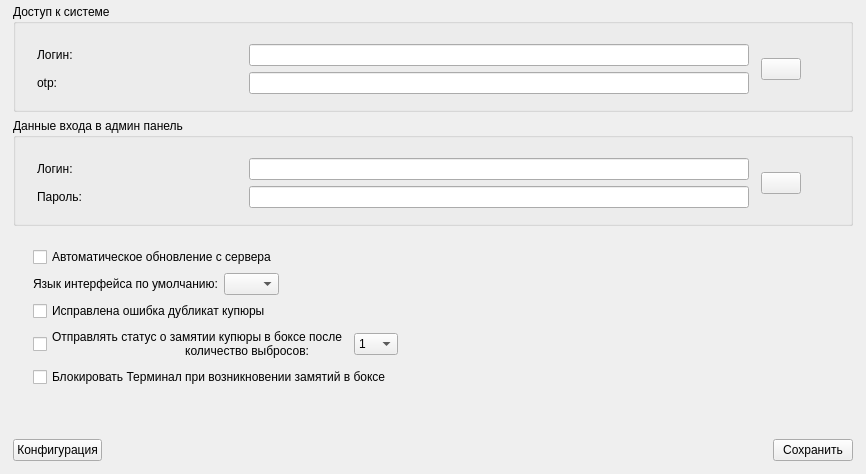
                <widget class="QWidget" name="tab_5">
                  <attribute name="icon">
                    <iconset resource="../../ekiosk.qrc">
                      <normaloff>:/assets/icons/reg_18.png</normaloff>:/assets/icons/reg_18.png</iconset>
                  </attribute>
                  <attribute name="title">
                    <string />
                  </attribute>
                  <layout class="QVBoxLayout" name="verticalLayout_50">
                    <property name="topMargin">
                      <number>2</number>
                    </property>
                    <item>
                      <layout class="QVBoxLayout" name="verticalLayout_30">
                        <property name="spacing">
                          <number>6</number>
                        </property>
                        <property name="margin" stdset="0">
                          <number>2</number>
                        </property>
                        <item>
                          <widget class="QGroupBox" name="gbxAdminAvtorizationTerminal">
                            <property name="title">
                              <string>Доступ к системе</string>
                            </property>
                            <layout class="QVBoxLayout" name="verticalLayout_33">
                              <property name="topMargin">
                                <number>20</number>
                              </property>
                              <property name="bottomMargin">
                                <number>15</number>
                              </property>
                              <item>
                                <layout class="QGridLayout" name="gridLayout_14">
                                  <property name="leftMargin">
                                    <number>12</number>
                                  </property>
                                  <property name="horizontalSpacing">
                                    <number>12</number>
                                  </property>
                                  <item row="0" column="1">
                                    <widget class="QLineEdit" name="editAdminLoginTrm">
                                      <property name="minimumSize">
                                        <size>
                                          <width>500</width>
                                          <height>0</height>
                                        </size>
                                      </property>
                                    </widget>
                                  </item>
                                  <item row="0" column="0">
                                    <widget class="QLabel" name="lblAdminSetingsInfo2">
                                      <property name="minimumSize">
                                        <size>
                                          <width>200</width>
                                          <height>0</height>
                                        </size>
                                      </property>
                                      <property name="text">
                                        <string>Логин:</string>
                                      </property>
                                    </widget>
                                  </item>
                                  <item row="0" column="3">
                                    <spacer name="horizontalSpacer_2">
                                      <property name="orientation">
                                        <enum>Qt::Horizontal</enum>
                                      </property>
                                      <property name="sizeHint" stdset="0">
                                        <size>
                                          <width>40</width>
                                          <height>20</height>
                                        </size>
                                      </property>
                                    </spacer>
                                  </item>
                                  <item row="1" column="0">
                                    <widget class="QLabel" name="lblAdminSetingsInfo3">
                                      <property name="text">
                                        <string>otp:</string>
                                      </property>
                                    </widget>
                                  </item>
                                  <item row="0" column="2" rowspan="2">
                                    <widget class="QPushButton" name="btnAdminSaveTerminalAccept">
                                      <property name="text">
                                        <string />
                                      </property>
                                      <property name="icon">
                                        <iconset resource="../../ekiosk.qrc">
                                          <normaloff>:/assets/icons/reg_6.png</normaloff>
                                          :/assets/icons/reg_6.png</iconset>
                                      </property>
                                      <property name="iconSize">
                                        <size>
                                          <width>64</width>
                                          <height>64</height>
                                        </size>
                                      </property>
                                    </widget>
                                  </item>
                                  <item row="1" column="1">
                                    <widget class="QLineEdit" name="editAdminPassTrm">
                                      <property name="echoMode">
                                        <enum>QLineEdit::Normal</enum>
                                      </property>
                                    </widget>
                                  </item>
                                </layout>
                              </item>
                            </layout>
                          </widget>
                        </item>
                        <item>
                          <widget class="QGroupBox" name="gbxAdminAvtorizationToAdmin">
                            <property name="title">
                              <string>Данные входа в админ панель</string>
                            </property>
                            <layout class="QVBoxLayout" name="verticalLayout_34">
                              <property name="topMargin">
                                <number>20</number>
                              </property>
                              <property name="bottomMargin">
                                <number>15</number>
                              </property>
                              <item>
                                <layout class="QGridLayout" name="gridLayout_15" rowstretch="0,0"
                                  columnstretch="0,0,0,0" rowminimumheight="0,0">
                                  <property name="leftMargin">
                                    <number>12</number>
                                  </property>
                                  <property name="horizontalSpacing">
                                    <number>12</number>
                                  </property>
                                  <item row="0" column="0">
                                    <widget class="QLabel" name="lblAdminSetingsInfo5">
                                      <property name="enabled">
                                        <bool>true</bool>
                                      </property>
                                      <property name="minimumSize">
                                        <size>
                                          <width>200</width>
                                          <height>0</height>
                                        </size>
                                      </property>
                                      <property name="text">
                                        <string>Логин:</string>
                                      </property>
                                    </widget>
                                  </item>
                                  <item row="1" column="1">
                                    <widget class="QLineEdit" name="editAdminSecretPass">
                                      <property name="echoMode">
                                        <enum>QLineEdit::Password</enum>
                                      </property>
                                    </widget>
                                  </item>
                                  <item row="0" column="1">
                                    <widget class="QLineEdit" name="editAdminSecretLogin">
                                      <property name="minimumSize">
                                        <size>
                                          <width>500</width>
                                          <height>0</height>
                                        </size>
                                      </property>
                                    </widget>
                                  </item>
                                  <item row="0" column="2" rowspan="2">
                                    <widget class="QPushButton" name="btnAdminSaveTerminaSecret">
                                      <property name="text">
                                        <string />
                                      </property>
                                      <property name="icon">
                                        <iconset resource="../../ekiosk.qrc">
                                          <normaloff>:/assets/icons/reg_6.png</normaloff>
                                          :/assets/icons/reg_6.png</iconset>
                                      </property>
                                      <property name="iconSize">
                                        <size>
                                          <width>64</width>
                                          <height>64</height>
                                        </size>
                                      </property>
                                    </widget>
                                  </item>
                                  <item row="1" column="0">
                                    <widget class="QLabel" name="lblAdminSetingsInfo6">
                                      <property name="minimumSize">
                                        <size>
                                          <width>92</width>
                                          <height>0</height>
                                        </size>
                                      </property>
                                      <property name="text">
                                        <string>Пароль:</string>
                                      </property>
                                    </widget>
                                  </item>
                                  <item row="0" column="3">
                                    <spacer name="horizontalSpacer_3">
                                      <property name="orientation">
                                        <enum>Qt::Horizontal</enum>
                                      </property>
                                      <property name="sizeHint" stdset="0">
                                        <size>
                                          <width>40</width>
                                          <height>20</height>
                                        </size>
                                      </property>
                                    </spacer>
                                  </item>
                                </layout>
                              </item>
                            </layout>
                          </widget>
                        </item>
                        <item>
                          <layout class="QVBoxLayout" name="verticalLayout_36">
                            <property name="leftMargin">
                              <number>20</number>
                            </property>
                            <property name="topMargin">
                              <number>15</number>
                            </property>
                            <property name="bottomMargin">
                              <number>0</number>
                            </property>
                            <item>
                              <widget class="QCheckBox" name="chbxAdminTornOnAvtoUpdate">
                                <property name="text">
                                  <string>Автоматическое обновление с сервера</string>
                                </property>
                                <property name="checkable">
                                  <bool>true</bool>
                                </property>
                                <property name="checked">
                                  <bool>false</bool>
                                </property>
                              </widget>
                            </item>
                            <item>
                              <layout class="QGridLayout" name="gridLayout_16">
                                <item row="0" column="0" colspan="2">
                                  <layout class="QHBoxLayout" name="horizontalLayout_22">
                                    <item>
                                      <widget class="QLabel" name="lblAdminLangSelected">
                                        <property name="text">
                                          <string>Язык интерфейса по умолчанию:</string>
                                        </property>
                                      </widget>
                                    </item>
                                    <item>
                                      <widget class="QComboBox" name="cbxAdminSelectMainLang">
                                        <property name="maximumSize">
                                          <size>
                                            <width>80</width>
                                            <height>16777215</height>
                                          </size>
                                        </property>
                                        <item>
                                          <property name="text">
                                            <string />
                                          </property>
                                        </item>
                                        <item>
                                          <property name="text">
                                            <string>local</string>
                                          </property>
                                        </item>
                                        <item>
                                          <property name="text">
                                            <string>ru</string>
                                          </property>
                                        </item>
                                        <item>
                                          <property name="text">
                                            <string>en</string>
                                          </property>
                                        </item>
                                      </widget>
                                    </item>
                                    <item>
                                      <spacer name="horizontalSpacer_5">
                                        <property name="orientation">
                                          <enum>Qt::Horizontal</enum>
                                        </property>
                                        <property name="sizeHint" stdset="0">
                                          <size>
                                            <width>40</width>
                                            <height>20</height>
                                          </size>
                                        </property>
                                      </spacer>
                                    </item>
                                  </layout>
                                </item>
                              </layout>
                            </item>
                            <item>
                              <widget class="QCheckBox" name="chbxAdminNominalDuplicate">
                                <property name="text">
                                  <string>Исправлена ошибка дубликат купюры</string>
                                </property>
                              </widget>
                            </item>
                            <item>
                              <layout class="QHBoxLayout" name="horizontalLayout_23">
                                <property name="topMargin">
                                  <number>0</number>
                                </property>
                                <item>
                                  <widget class="QCheckBox" name="chbxAdminSendErrorCodValidatorJam">
                                    <property name="text">
                                      <string>Отправлять статус о замятии купюры в боксе после
                                        количество выбросов: </string>
                                    </property>
                                  </widget>
                                </item>
                                <item>
                                  <widget class="QComboBox" name="cbxAdminSelectCountStatusJam">
                                    <item>
                                      <property name="text">
                                        <string>1</string>
                                      </property>
                                    </item>
                                    <item>
                                      <property name="text">
                                        <string>2</string>
                                      </property>
                                    </item>
                                    <item>
                                      <property name="text">
                                        <string>3</string>
                                      </property>
                                    </item>
                                    <item>
                                      <property name="text">
                                        <string>4</string>
                                      </property>
                                    </item>
                                    <item>
                                      <property name="text">
                                        <string>5</string>
                                      </property>
                                    </item>
                                    <item>
                                      <property name="text">
                                        <string>6</string>
                                      </property>
                                    </item>
                                    <item>
                                      <property name="text">
                                        <string>7</string>
                                      </property>
                                    </item>
                                    <item>
                                      <property name="text">
                                        <string>8</string>
                                      </property>
                                    </item>
                                    <item>
                                      <property name="text">
                                        <string>9</string>
                                      </property>
                                    </item>
                                    <item>
                                      <property name="text">
                                        <string>10</string>
                                      </property>
                                    </item>
                                    <item>
                                      <property name="text">
                                        <string>12</string>
                                      </property>
                                    </item>
                                    <item>
                                      <property name="text">
                                        <string>14</string>
                                      </property>
                                    </item>
                                    <item>
                                      <property name="text">
                                        <string>16</string>
                                      </property>
                                    </item>
                                    <item>
                                      <property name="text">
                                        <string>18</string>
                                      </property>
                                    </item>
                                    <item>
                                      <property name="text">
                                        <string>20</string>
                                      </property>
                                    </item>
                                    <item>
                                      <property name="text">
                                        <string>23</string>
                                      </property>
                                    </item>
                                    <item>
                                      <property name="text">
                                        <string>26</string>
                                      </property>
                                    </item>
                                    <item>
                                      <property name="text">
                                        <string>29</string>
                                      </property>
                                    </item>
                                    <item>
                                      <property name="text">
                                        <string>35</string>
                                      </property>
                                    </item>
                                    <item>
                                      <property name="text">
                                        <string>40</string>
                                      </property>
                                    </item>
                                    <item>
                                      <property name="text">
                                        <string>50</string>
                                      </property>
                                    </item>
                                  </widget>
                                </item>
                                <item>
                                  <spacer name="horizontalSpacer_6">
                                    <property name="orientation">
                                      <enum>Qt::Horizontal</enum>
                                    </property>
                                    <property name="sizeHint" stdset="0">
                                      <size>
                                        <width>40</width>
                                        <height>20</height>
                                      </size>
                                    </property>
                                  </spacer>
                                </item>
                              </layout>
                            </item>
                            <item>
                              <widget class="QCheckBox" name="chbxAdminDoLockCodValidatorJam">
                                <property name="text">
                                  <string>Блокировать Терминал при возникновении замятий в боксе</string>
                                </property>
                              </widget>
                            </item>
                          </layout>
                        </item>
                        <item>
                          <spacer name="verticalSpacer_4">
                            <property name="orientation">
                              <enum>Qt::Vertical</enum>
                            </property>
                            <property name="sizeHint" stdset="0">
                              <size>
                                <width>20</width>
                                <height>40</height>
                              </size>
                            </property>
                          </spacer>
                        </item>
                        <item>
                          <layout class="QHBoxLayout" name="horizontalLayout_24">
                            <property name="topMargin">
                              <number>6</number>
                            </property>
                            <item>
                              <widget class="QPushButton" name="btnAdminGetServicesData">
                                <property name="text">
                                  <string>Конфигурация</string>
                                </property>
                                <property name="icon">
                                  <iconset resource="../../ekiosk.qrc">
                                    <normaloff>:/assets/icons/admin_13.png</normaloff>
                                    :/assets/icons/admin_13.png</iconset>
                                </property>
                                <property name="iconSize">
                                  <size>
                                    <width>64</width>
                                    <height>64</height>
                                  </size>
                                </property>
                              </widget>
                            </item>
                            <item>
                              <spacer name="horizontalSpacer_4">
                                <property name="orientation">
                                  <enum>Qt::Horizontal</enum>
                                </property>
                                <property name="sizeHint" stdset="0">
                                  <size>
                                    <width>40</width>
                                    <height>20</height>
                                  </size>
                                </property>
                              </spacer>
                            </item>
                            <item>
                              <widget class="QLabel" name="lblAdminServicesDataInfo">
                                <property name="minimumSize">
                                  <size>
                                    <width>20</width>
                                    <height>0</height>
                                  </size>
                                </property>
                                <property name="text">
                                  <string />
                                </property>
                              </widget>
                            </item>
                            <item>
                              <spacer name="horizontalSpacer_10">
                                <property name="orientation">
                                  <enum>Qt::Horizontal</enum>
                                </property>
                                <property name="sizeHint" stdset="0">
                                  <size>
                                    <width>40</width>
                                    <height>20</height>
                                  </size>
                                </property>
                              </spacer>
                            </item>
                            <item>
                              <widget class="QPushButton" name="btnAdminSaveTrmSettings2">
                                <property name="text">
                                  <string>Сохранить</string>
                                </property>
                                <property name="icon">
                                  <iconset resource="../../ekiosk.qrc">
                                    <normaloff>:/assets/icons/reg_6.png</normaloff>
                                    :/assets/icons/reg_6.png</iconset>
                                </property>
                                <property name="iconSize">
                                  <size>
                                    <width>64</width>
                                    <height>64</height>
                                  </size>
                                </property>
                              </widget>
                            </item>
                          </layout>
                        </item>
                      </layout>
                    </item>
                  </layout>
                </widget>
